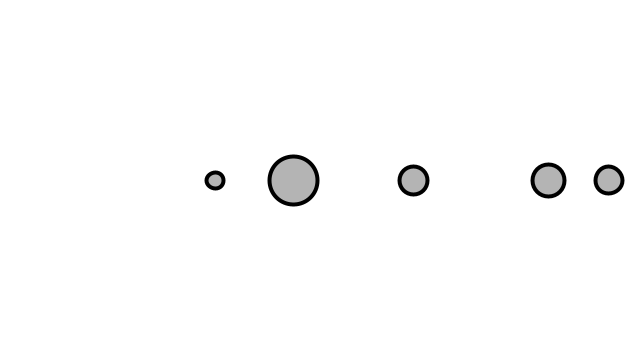
Frame 1 (no input)
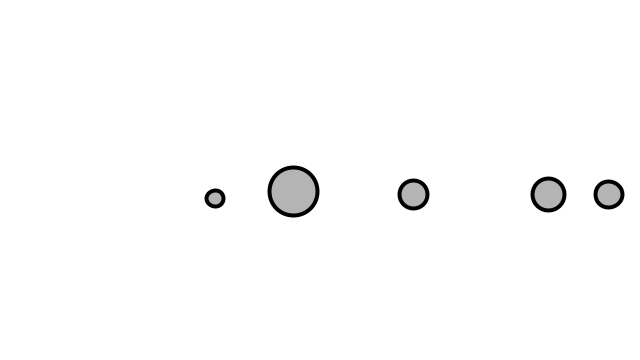
Frame 60 (the mouse pressed at the canvas centre just before this capture)
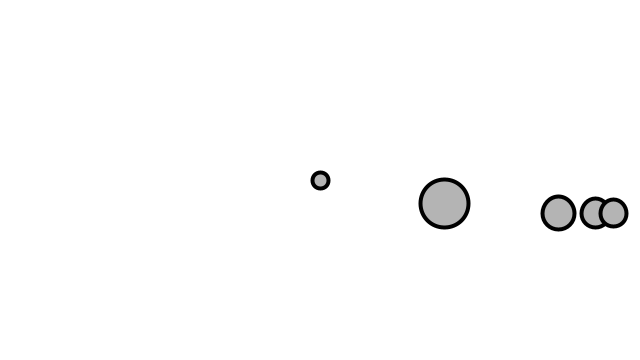
Frame 120 (the mouse held since frame 60 and released just before this capture)

The Processing sketch that drew these frames (run headless with seeded random() and noise(); from frame 60 on, the mouse is pressed at the canvas centre):

// Processing sketch: Gravity_and_Wind
// ── Gravity_and_Wind.pde
Ball[] balls;

void setup()
{
  size(640, 360);
  balls = new Ball[5];
  for(int i = 0; i < balls.length; i++)
  {
    balls[i] = new Ball();
  }
}

void draw()
{
  background(255);
  
  for(Ball b : balls)
  {
    PVector gravity = new PVector(0, 0.3);
    gravity.mult(b.mass);
    b.applyForce(gravity);
    
    if(mousePressed) 
    {
      PVector wind = new PVector(0.2, 0);
      b.applyForce(wind);
    }
    
    b.update();
    b.edges();
    b.display();
  }
}

// ── Ball.pde
class Ball {
  
PVector location;
PVector velocity;
PVector acceleration;
float r;
float mass;

Ball()
{
  location = new PVector(random(width), height/2);
  velocity = new PVector(0, 0);
  acceleration = new PVector(0, 0);
  mass = random(0.5,4);
  r = mass * 20;
}


void applyForce(PVector force)
{
  PVector f = PVector.div(force, mass);
  acceleration.add(f);
}


void update()
{
  velocity.add(acceleration);
  location.add(velocity);
  //velocity.limit(10);
  
  acceleration.mult(0);
}

void edges()
{
  //if(location.x > width) location.x = 0;
  //if(location.x < 0) location.x = width;
  //if(location.y > height) location.y = 0;
  //if(location.y < 0) location.y = height;
  if(     (location.x + r/2) >= width) velocity.x *= -1;
  else if((location.x - r/2) <= 0) velocity.x *= -1;
  else if((location.y + r/2) >= height) velocity.y *= -1;
  else if((location.y - r/2) <= 0) velocity.y *= -1;
  if(((location.x + r/2) >= width) && ((location.y + r/2) >= height) || ((location.x + r/2) >= width) && ((location.y - r/2) <= 0) || ((location.x - r/2) <= 0) && ((location.y + r/2) >= height) || ((location.x - r/2) <= 0) && ((location.y - r/2) <= 0) || (location.x >= width) || (location.x <= 0) || (location.y >= height) || (location.y <= 0))
  {
    location.x = width/2;
    location.y = height/2;
    velocity.mult(0);
  }
}

void display()
{
  stroke(0);
  strokeWeight(4);
  fill(180);
  ellipse(location.x, location.y, r, r);
}

}
